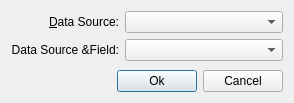
<?xml version="1.0" encoding="UTF-8"?>
<ui version="4.0">
 <class>ReportSelectDataSourceColumnDialog</class>
 <widget class="QDialog" name="ReportSelectDataSourceColumnDialog">
  <property name="geometry">
   <rect>
    <x>0</x>
    <y>0</y>
    <width>294</width>
    <height>103</height>
   </rect>
  </property>
  <property name="maximumSize">
   <size>
    <width>16777215</width>
    <height>104</height>
   </size>
  </property>
  <property name="windowTitle">
   <string>Select Data Source Column</string>
  </property>
  <layout class="QVBoxLayout" name="verticalLayout">
   <item>
    <layout class="QGridLayout" name="gridLayout">
     <item row="0" column="0">
      <widget class="QLabel" name="label">
       <property name="text">
        <string>&amp;Data Source:</string>
       </property>
       <property name="alignment">
        <set>Qt::AlignRight|Qt::AlignTrailing|Qt::AlignVCenter</set>
       </property>
       <property name="buddy">
        <cstring>dataSourceComboBox</cstring>
       </property>
      </widget>
     </item>
     <item row="0" column="1">
      <widget class="QComboBox" name="dataSourceComboBox">
       <property name="sizePolicy">
        <sizepolicy hsizetype="Preferred" vsizetype="Fixed">
         <horstretch>1</horstretch>
         <verstretch>0</verstretch>
        </sizepolicy>
       </property>
      </widget>
     </item>
     <item row="1" column="0">
      <widget class="QLabel" name="label_2">
       <property name="text">
        <string>Data Source &amp;Field:</string>
       </property>
       <property name="alignment">
        <set>Qt::AlignRight|Qt::AlignTrailing|Qt::AlignVCenter</set>
       </property>
      </widget>
     </item>
     <item row="1" column="1">
      <widget class="QComboBox" name="fieldComboBox"/>
     </item>
    </layout>
   </item>
   <item>
    <spacer name="verticalSpacer">
     <property name="orientation">
      <enum>Qt::Vertical</enum>
     </property>
     <property name="sizeHint" stdset="0">
      <size>
       <width>20</width>
       <height>0</height>
      </size>
     </property>
    </spacer>
   </item>
   <item>
    <layout class="QHBoxLayout" name="horizontalLayout">
     <item>
      <spacer name="horizontalSpacer">
       <property name="orientation">
        <enum>Qt::Horizontal</enum>
       </property>
       <property name="sizeHint" stdset="0">
        <size>
         <width>40</width>
         <height>20</height>
        </size>
       </property>
      </spacer>
     </item>
     <item>
      <widget class="QPushButton" name="okPushButton">
       <property name="text">
        <string>Ok</string>
       </property>
       <property name="default">
        <bool>true</bool>
       </property>
      </widget>
     </item>
     <item>
      <widget class="QPushButton" name="cancelPushButton">
       <property name="text">
        <string>Cancel</string>
       </property>
      </widget>
     </item>
    </layout>
   </item>
  </layout>
 </widget>
 <resources/>
 <connections>
  <connection>
   <sender>cancelPushButton</sender>
   <signal>clicked()</signal>
   <receiver>ReportSelectDataSourceColumnDialog</receiver>
   <slot>reject()</slot>
   <hints>
    <hint type="sourcelabel">
     <x>253</x>
     <y>78</y>
    </hint>
    <hint type="destinationlabel">
     <x>291</x>
     <y>73</y>
    </hint>
   </hints>
  </connection>
 </connections>
</ui>
